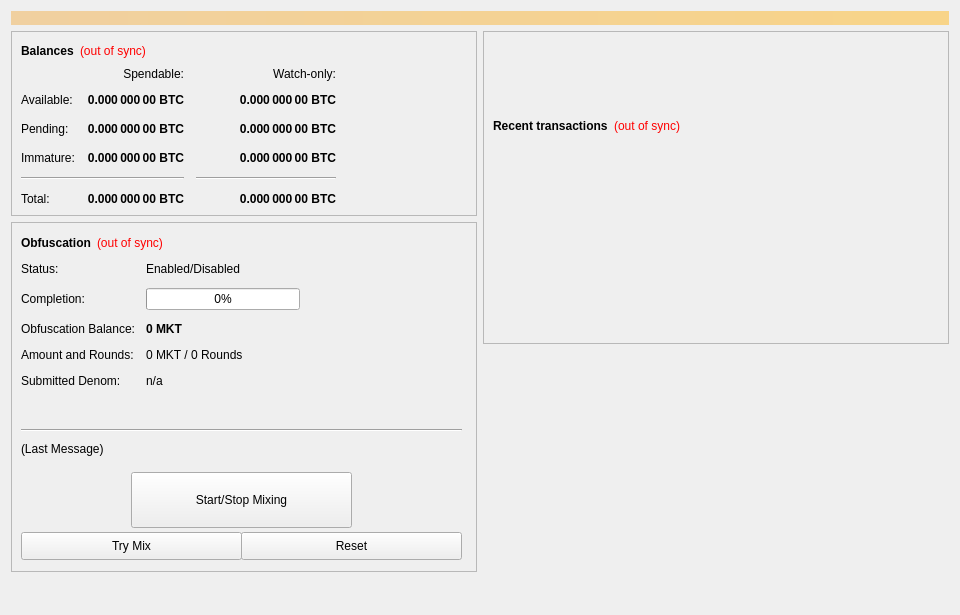
<?xml version="1.0" encoding="UTF-8"?>
<ui version="4.0">
 <class>OverviewPage</class>
 <widget class="QWidget" name="OverviewPage">
  <property name="geometry">
   <rect>
    <x>0</x>
    <y>0</y>
    <width>960</width>
    <height>615</height>
   </rect>
  </property>
  <property name="minimumSize">
   <size>
    <width>960</width>
    <height>0</height>
   </size>
  </property>
  <property name="windowTitle">
   <string>Form</string>
  </property>
  <layout class="QVBoxLayout" name="topLayout">
   <item>
    <widget class="QLabel" name="labelAlerts">
     <property name="visible">
      <bool>false</bool>
     </property>
     <property name="styleSheet">
      <string notr="true">background-color: qlineargradient(x1: 0, y1: 0, x2: 1, y2: 0, stop:0 #F0D0A0, stop:1 #F8D488); color:#000000;</string>
     </property>
     <property name="wordWrap">
      <bool>true</bool>
     </property>
     <property name="margin">
      <number>3</number>
     </property>
    </widget>
   </item>
   <item>
    <layout class="QHBoxLayout" name="horizontalLayout" stretch="1,1">
     <item>
      <layout class="QVBoxLayout" name="verticalLayout_2">
       <item>
        <widget class="QFrame" name="frame">
         <property name="frameShape">
          <enum>QFrame::StyledPanel</enum>
         </property>
         <property name="frameShadow">
          <enum>QFrame::Raised</enum>
         </property>
         <layout class="QVBoxLayout" name="verticalLayout_4">
          <item>
           <layout class="QHBoxLayout" name="horizontalLayout_4">
            <item>
             <widget class="QLabel" name="label_5">
              <property name="font">
               <font>
                <weight>75</weight>
                <bold>true</bold>
               </font>
              </property>
              <property name="text">
               <string>Balances</string>
              </property>
             </widget>
            </item>
            <item>
             <widget class="QLabel" name="labelWalletStatus">
              <property name="cursor">
               <cursorShape>WhatsThisCursor</cursorShape>
              </property>
              <property name="toolTip">
               <string>The displayed information may be out of date. Your wallet automatically synchronizes with the MktCoin network after a connection is established, but this process has not completed yet.</string>
              </property>
              <property name="styleSheet">
               <string notr="true">QLabel { color: red; }</string>
              </property>
              <property name="text">
               <string notr="true">(out of sync)</string>
              </property>
              <property name="alignment">
               <set>Qt::AlignLeading|Qt::AlignLeft|Qt::AlignVCenter</set>
              </property>
             </widget>
            </item>
            <item>
             <spacer name="horizontalSpacer_3">
              <property name="orientation">
               <enum>Qt::Horizontal</enum>
              </property>
              <property name="sizeHint" stdset="0">
               <size>
                <width>40</width>
                <height>20</height>
               </size>
              </property>
             </spacer>
            </item>
           </layout>
          </item>
          <item>
           <layout class="QGridLayout" name="gridLayout">
            <property name="spacing">
             <number>12</number>
            </property>
            <item row="2" column="2">
             <widget class="QLabel" name="labelWatchPending">
              <property name="font">
               <font>
                <weight>75</weight>
                <bold>true</bold>
               </font>
              </property>
              <property name="cursor">
               <cursorShape>IBeamCursor</cursorShape>
              </property>
              <property name="toolTip">
               <string>Unconfirmed transactions to watch-only addresses</string>
              </property>
              <property name="text">
               <string notr="true">0.000 000 00 BTC</string>
              </property>
              <property name="alignment">
               <set>Qt::AlignRight|Qt::AlignTrailing|Qt::AlignVCenter</set>
              </property>
              <property name="textInteractionFlags">
               <set>Qt::LinksAccessibleByMouse|Qt::TextSelectableByKeyboard|Qt::TextSelectableByMouse</set>
              </property>
             </widget>
            </item>
            <item row="2" column="1">
             <widget class="QLabel" name="labelUnconfirmed">
              <property name="font">
               <font>
                <weight>75</weight>
                <bold>true</bold>
               </font>
              </property>
              <property name="cursor">
               <cursorShape>IBeamCursor</cursorShape>
              </property>
              <property name="toolTip">
               <string>Total of transactions that have yet to be confirmed, and do not yet count toward the spendable balance</string>
              </property>
              <property name="text">
               <string notr="true">0.000 000 00 BTC</string>
              </property>
              <property name="alignment">
               <set>Qt::AlignRight|Qt::AlignTrailing|Qt::AlignVCenter</set>
              </property>
              <property name="textInteractionFlags">
               <set>Qt::LinksAccessibleByMouse|Qt::TextSelectableByKeyboard|Qt::TextSelectableByMouse</set>
              </property>
             </widget>
            </item>
            <item row="3" column="2">
             <widget class="QLabel" name="labelWatchImmature">
              <property name="font">
               <font>
                <weight>75</weight>
                <bold>true</bold>
               </font>
              </property>
              <property name="cursor">
               <cursorShape>IBeamCursor</cursorShape>
              </property>
              <property name="toolTip">
               <string>Staked or masternode rewards in watch-only addresses that has not yet matured</string>
              </property>
              <property name="text">
               <string notr="true">0.000 000 00 BTC</string>
              </property>
              <property name="alignment">
               <set>Qt::AlignRight|Qt::AlignTrailing|Qt::AlignVCenter</set>
              </property>
              <property name="textInteractionFlags">
               <set>Qt::LinksAccessibleByMouse|Qt::TextSelectableByKeyboard|Qt::TextSelectableByMouse</set>
              </property>
             </widget>
            </item>
            <item row="4" column="0" colspan="2">
             <widget class="Line" name="lineSpendableBalance">
              <property name="orientation">
               <enum>Qt::Horizontal</enum>
              </property>
             </widget>
            </item>
            <item row="4" column="2">
             <widget class="Line" name="lineWatchBalance">
              <property name="sizePolicy">
               <sizepolicy hsizetype="Preferred" vsizetype="Fixed">
                <horstretch>0</horstretch>
                <verstretch>0</verstretch>
               </sizepolicy>
              </property>
              <property name="minimumSize">
               <size>
                <width>140</width>
                <height>0</height>
               </size>
              </property>
              <property name="orientation">
               <enum>Qt::Horizontal</enum>
              </property>
             </widget>
            </item>
            <item row="5" column="0">
             <widget class="QLabel" name="labelTotalText">
              <property name="text">
               <string>Total:</string>
              </property>
             </widget>
            </item>
            <item row="3" column="1">
             <widget class="QLabel" name="labelImmature">
              <property name="font">
               <font>
                <weight>75</weight>
                <bold>true</bold>
               </font>
              </property>
              <property name="cursor">
               <cursorShape>IBeamCursor</cursorShape>
              </property>
              <property name="toolTip">
               <string>Staked or masternode rewards that has not yet matured</string>
              </property>
              <property name="text">
               <string notr="true">0.000 000 00 BTC</string>
              </property>
              <property name="alignment">
               <set>Qt::AlignRight|Qt::AlignTrailing|Qt::AlignVCenter</set>
              </property>
              <property name="textInteractionFlags">
               <set>Qt::LinksAccessibleByMouse|Qt::TextSelectableByKeyboard|Qt::TextSelectableByMouse</set>
              </property>
             </widget>
            </item>
            <item row="2" column="3">
             <spacer name="horizontalSpacer_2">
              <property name="orientation">
               <enum>Qt::Horizontal</enum>
              </property>
              <property name="sizeHint" stdset="0">
               <size>
                <width>40</width>
                <height>20</height>
               </size>
              </property>
             </spacer>
            </item>
            <item row="3" column="0">
             <widget class="QLabel" name="labelImmatureText">
              <property name="text">
               <string>Immature:</string>
              </property>
             </widget>
            </item>
            <item row="5" column="1">
             <widget class="QLabel" name="labelTotal">
              <property name="font">
               <font>
                <weight>75</weight>
                <bold>true</bold>
               </font>
              </property>
              <property name="cursor">
               <cursorShape>IBeamCursor</cursorShape>
              </property>
              <property name="toolTip">
               <string>Your current total balance</string>
              </property>
              <property name="text">
               <string notr="true">0.000 000 00 BTC</string>
              </property>
              <property name="alignment">
               <set>Qt::AlignRight|Qt::AlignTrailing|Qt::AlignVCenter</set>
              </property>
              <property name="textInteractionFlags">
               <set>Qt::LinksAccessibleByMouse|Qt::TextSelectableByKeyboard|Qt::TextSelectableByMouse</set>
              </property>
             </widget>
            </item>
            <item row="5" column="2">
             <widget class="QLabel" name="labelWatchTotal">
              <property name="font">
               <font>
                <weight>75</weight>
                <bold>true</bold>
               </font>
              </property>
              <property name="cursor">
               <cursorShape>IBeamCursor</cursorShape>
              </property>
              <property name="toolTip">
               <string>Current total balance in watch-only addresses</string>
              </property>
              <property name="text">
               <string notr="true">0.000 000 00 BTC</string>
              </property>
              <property name="alignment">
               <set>Qt::AlignRight|Qt::AlignTrailing|Qt::AlignVCenter</set>
              </property>
              <property name="textInteractionFlags">
               <set>Qt::LinksAccessibleByMouse|Qt::TextSelectableByKeyboard|Qt::TextSelectableByMouse</set>
              </property>
             </widget>
            </item>
            <item row="0" column="2">
             <widget class="QLabel" name="labelWatchonly">
              <property name="text">
               <string>Watch-only:</string>
              </property>
              <property name="alignment">
               <set>Qt::AlignRight|Qt::AlignTrailing|Qt::AlignVCenter</set>
              </property>
             </widget>
            </item>
            <item row="1" column="0">
             <widget class="QLabel" name="labelBalanceText">
              <property name="text">
               <string>Available:</string>
              </property>
             </widget>
            </item>
            <item row="1" column="1">
             <widget class="QLabel" name="labelBalance">
              <property name="font">
               <font>
                <weight>75</weight>
                <bold>true</bold>
               </font>
              </property>
              <property name="cursor">
               <cursorShape>IBeamCursor</cursorShape>
              </property>
              <property name="toolTip">
               <string>Your current spendable balance</string>
              </property>
              <property name="text">
               <string notr="true">0.000 000 00 BTC</string>
              </property>
              <property name="alignment">
               <set>Qt::AlignRight|Qt::AlignTrailing|Qt::AlignVCenter</set>
              </property>
              <property name="textInteractionFlags">
               <set>Qt::LinksAccessibleByMouse|Qt::TextSelectableByKeyboard|Qt::TextSelectableByMouse</set>
              </property>
             </widget>
            </item>
            <item row="1" column="2">
             <widget class="QLabel" name="labelWatchAvailable">
              <property name="font">
               <font>
                <weight>75</weight>
                <bold>true</bold>
               </font>
              </property>
              <property name="cursor">
               <cursorShape>IBeamCursor</cursorShape>
              </property>
              <property name="toolTip">
               <string>Your current balance in watch-only addresses</string>
              </property>
              <property name="text">
               <string notr="true">0.000 000 00 BTC</string>
              </property>
              <property name="alignment">
               <set>Qt::AlignRight|Qt::AlignTrailing|Qt::AlignVCenter</set>
              </property>
              <property name="textInteractionFlags">
               <set>Qt::LinksAccessibleByMouse|Qt::TextSelectableByKeyboard|Qt::TextSelectableByMouse</set>
              </property>
             </widget>
            </item>
            <item row="2" column="0">
             <widget class="QLabel" name="labelPendingText">
              <property name="text">
               <string>Pending:</string>
              </property>
             </widget>
            </item>
            <item row="0" column="1">
             <widget class="QLabel" name="labelSpendable">
              <property name="text">
               <string>Spendable:</string>
              </property>
              <property name="alignment">
               <set>Qt::AlignRight|Qt::AlignTrailing|Qt::AlignVCenter</set>
              </property>
             </widget>
            </item>
           </layout>
          </item>
         </layout>
        </widget>
       </item>
       <item>
        <widget class="QFrame" name="frameObfuscation">
         <property name="minimumSize">
          <size>
           <width>0</width>
           <height>350</height>
          </size>
         </property>
         <property name="layoutDirection">
          <enum>Qt::LeftToRight</enum>
         </property>
         <property name="frameShape">
          <enum>QFrame::StyledPanel</enum>
         </property>
         <property name="frameShadow">
          <enum>QFrame::Raised</enum>
         </property>
         <widget class="QWidget" name="formLayoutWidget">
          <property name="geometry">
           <rect>
            <x>10</x>
            <y>40</y>
            <width>451</width>
            <height>161</height>
           </rect>
          </property>
          <layout class="QFormLayout" name="formLayout">
           <property name="fieldGrowthPolicy">
            <enum>QFormLayout::AllNonFixedFieldsGrow</enum>
           </property>
           <property name="horizontalSpacing">
            <number>11</number>
           </property>
           <property name="verticalSpacing">
            <number>12</number>
           </property>
           <item row="0" column="0">
            <widget class="QLabel" name="label_6">
             <property name="text">
              <string>Status:</string>
             </property>
            </widget>
           </item>
           <item row="1" column="0">
            <widget class="QLabel" name="label_7">
             <property name="text">
              <string>Completion:</string>
             </property>
            </widget>
           </item>
           <item row="1" column="1">
            <widget class="QProgressBar" name="obfuscationProgress">
             <property name="maximumSize">
              <size>
               <width>154</width>
               <height>16777215</height>
              </size>
             </property>
             <property name="value">
              <number>0</number>
             </property>
            </widget>
           </item>
           <item row="2" column="0">
            <widget class="QLabel" name="labelAnonymizedText">
             <property name="text">
              <string>Obfuscation Balance:</string>
             </property>
            </widget>
           </item>
           <item row="2" column="1">
            <widget class="QLabel" name="labelAnonymized">
             <property name="font">
              <font>
               <weight>75</weight>
               <bold>true</bold>
              </font>
             </property>
             <property name="text">
              <string notr="true">0 MKT</string>
             </property>
            </widget>
           </item>
           <item row="3" column="0">
            <widget class="QLabel" name="label_8">
             <property name="text">
              <string>Amount and Rounds:</string>
             </property>
            </widget>
           </item>
           <item row="3" column="1">
            <widget class="QLabel" name="labelAmountRounds">
             <property name="text">
              <string>0 MKT / 0 Rounds</string>
             </property>
            </widget>
           </item>
           <item row="4" column="0">
            <widget class="QLabel" name="label_9">
             <property name="text">
              <string>Submitted Denom:</string>
             </property>
            </widget>
           </item>
           <item row="4" column="1">
            <widget class="QLabel" name="labelSubmittedDenom">
             <property name="toolTip">
              <string>The denominations you submitted to the Masternode.&lt;br&gt;To mix, other users must submit the exact same denominations.</string>
             </property>
             <property name="text">
              <string>n/a</string>
             </property>
            </widget>
           </item>
           <item row="0" column="1">
            <widget class="QLabel" name="obfuscationEnabled">
             <property name="text">
              <string>Enabled/Disabled</string>
             </property>
            </widget>
           </item>
          </layout>
         </widget>
         <widget class="QPushButton" name="runAutoDenom">
          <property name="geometry">
           <rect>
            <x>251</x>
            <y>17</y>
            <width>1</width>
            <height>1</height>
           </rect>
          </property>
          <property name="palette">
           <palette>
            <active>
             <colorrole role="WindowText">
              <brush brushstyle="SolidPattern">
               <color alpha="255">
                <red>0</red>
                <green>0</green>
                <blue>0</blue>
               </color>
              </brush>
             </colorrole>
             <colorrole role="Button">
              <brush brushstyle="SolidPattern">
               <color alpha="255">
                <red>239</red>
                <green>238</green>
                <blue>238</blue>
               </color>
              </brush>
             </colorrole>
             <colorrole role="Light">
              <brush brushstyle="SolidPattern">
               <color alpha="255">
                <red>255</red>
                <green>255</green>
                <blue>255</blue>
               </color>
              </brush>
             </colorrole>
             <colorrole role="Midlight">
              <brush brushstyle="SolidPattern">
               <color alpha="255">
                <red>247</red>
                <green>246</green>
                <blue>246</blue>
               </color>
              </brush>
             </colorrole>
             <colorrole role="Dark">
              <brush brushstyle="SolidPattern">
               <color alpha="255">
                <red>119</red>
                <green>119</green>
                <blue>119</blue>
               </color>
              </brush>
             </colorrole>
             <colorrole role="Mid">
              <brush brushstyle="SolidPattern">
               <color alpha="255">
                <red>159</red>
                <green>159</green>
                <blue>159</blue>
               </color>
              </brush>
             </colorrole>
             <colorrole role="Text">
              <brush brushstyle="SolidPattern">
               <color alpha="255">
                <red>0</red>
                <green>0</green>
                <blue>0</blue>
               </color>
              </brush>
             </colorrole>
             <colorrole role="BrightText">
              <brush brushstyle="SolidPattern">
               <color alpha="255">
                <red>255</red>
                <green>255</green>
                <blue>255</blue>
               </color>
              </brush>
             </colorrole>
             <colorrole role="ButtonText">
              <brush brushstyle="SolidPattern">
               <color alpha="255">
                <red>0</red>
                <green>0</green>
                <blue>0</blue>
               </color>
              </brush>
             </colorrole>
             <colorrole role="Base">
              <brush brushstyle="SolidPattern">
               <color alpha="255">
                <red>255</red>
                <green>255</green>
                <blue>255</blue>
               </color>
              </brush>
             </colorrole>
             <colorrole role="Window">
              <brush brushstyle="SolidPattern">
               <color alpha="255">
                <red>239</red>
                <green>238</green>
                <blue>238</blue>
               </color>
              </brush>
             </colorrole>
             <colorrole role="Shadow">
              <brush brushstyle="SolidPattern">
               <color alpha="255">
                <red>0</red>
                <green>0</green>
                <blue>0</blue>
               </color>
              </brush>
             </colorrole>
             <colorrole role="AlternateBase">
              <brush brushstyle="SolidPattern">
               <color alpha="255">
                <red>247</red>
                <green>246</green>
                <blue>246</blue>
               </color>
              </brush>
             </colorrole>
             <colorrole role="ToolTipBase">
              <brush brushstyle="SolidPattern">
               <color alpha="255">
                <red>255</red>
                <green>255</green>
                <blue>220</blue>
               </color>
              </brush>
             </colorrole>
             <colorrole role="ToolTipText">
              <brush brushstyle="SolidPattern">
               <color alpha="255">
                <red>0</red>
                <green>0</green>
                <blue>0</blue>
               </color>
              </brush>
             </colorrole>
            </active>
            <inactive>
             <colorrole role="WindowText">
              <brush brushstyle="SolidPattern">
               <color alpha="255">
                <red>0</red>
                <green>0</green>
                <blue>0</blue>
               </color>
              </brush>
             </colorrole>
             <colorrole role="Button">
              <brush brushstyle="SolidPattern">
               <color alpha="255">
                <red>239</red>
                <green>238</green>
                <blue>238</blue>
               </color>
              </brush>
             </colorrole>
             <colorrole role="Light">
              <brush brushstyle="SolidPattern">
               <color alpha="255">
                <red>255</red>
                <green>255</green>
                <blue>255</blue>
               </color>
              </brush>
             </colorrole>
             <colorrole role="Midlight">
              <brush brushstyle="SolidPattern">
               <color alpha="255">
                <red>247</red>
                <green>246</green>
                <blue>246</blue>
               </color>
              </brush>
             </colorrole>
             <colorrole role="Dark">
              <brush brushstyle="SolidPattern">
               <color alpha="255">
                <red>119</red>
                <green>119</green>
                <blue>119</blue>
               </color>
              </brush>
             </colorrole>
             <colorrole role="Mid">
              <brush brushstyle="SolidPattern">
               <color alpha="255">
                <red>159</red>
                <green>159</green>
                <blue>159</blue>
               </color>
              </brush>
             </colorrole>
             <colorrole role="Text">
              <brush brushstyle="SolidPattern">
               <color alpha="255">
                <red>0</red>
                <green>0</green>
                <blue>0</blue>
               </color>
              </brush>
             </colorrole>
             <colorrole role="BrightText">
              <brush brushstyle="SolidPattern">
               <color alpha="255">
                <red>255</red>
                <green>255</green>
                <blue>255</blue>
               </color>
              </brush>
             </colorrole>
             <colorrole role="ButtonText">
              <brush brushstyle="SolidPattern">
               <color alpha="255">
                <red>0</red>
                <green>0</green>
                <blue>0</blue>
               </color>
              </brush>
             </colorrole>
             <colorrole role="Base">
              <brush brushstyle="SolidPattern">
               <color alpha="255">
                <red>255</red>
                <green>255</green>
                <blue>255</blue>
               </color>
              </brush>
             </colorrole>
             <colorrole role="Window">
              <brush brushstyle="SolidPattern">
               <color alpha="255">
                <red>239</red>
                <green>238</green>
                <blue>238</blue>
               </color>
              </brush>
             </colorrole>
             <colorrole role="Shadow">
              <brush brushstyle="SolidPattern">
               <color alpha="255">
                <red>0</red>
                <green>0</green>
                <blue>0</blue>
               </color>
              </brush>
             </colorrole>
             <colorrole role="AlternateBase">
              <brush brushstyle="SolidPattern">
               <color alpha="255">
                <red>247</red>
                <green>246</green>
                <blue>246</blue>
               </color>
              </brush>
             </colorrole>
             <colorrole role="ToolTipBase">
              <brush brushstyle="SolidPattern">
               <color alpha="255">
                <red>255</red>
                <green>255</green>
                <blue>220</blue>
               </color>
              </brush>
             </colorrole>
             <colorrole role="ToolTipText">
              <brush brushstyle="SolidPattern">
               <color alpha="255">
                <red>0</red>
                <green>0</green>
                <blue>0</blue>
               </color>
              </brush>
             </colorrole>
            </inactive>
            <disabled>
             <colorrole role="WindowText">
              <brush brushstyle="SolidPattern">
               <color alpha="255">
                <red>119</red>
                <green>119</green>
                <blue>119</blue>
               </color>
              </brush>
             </colorrole>
             <colorrole role="Button">
              <brush brushstyle="SolidPattern">
               <color alpha="255">
                <red>239</red>
                <green>238</green>
                <blue>238</blue>
               </color>
              </brush>
             </colorrole>
             <colorrole role="Light">
              <brush brushstyle="SolidPattern">
               <color alpha="255">
                <red>255</red>
                <green>255</green>
                <blue>255</blue>
               </color>
              </brush>
             </colorrole>
             <colorrole role="Midlight">
              <brush brushstyle="SolidPattern">
               <color alpha="255">
                <red>247</red>
                <green>246</green>
                <blue>246</blue>
               </color>
              </brush>
             </colorrole>
             <colorrole role="Dark">
              <brush brushstyle="SolidPattern">
               <color alpha="255">
                <red>119</red>
                <green>119</green>
                <blue>119</blue>
               </color>
              </brush>
             </colorrole>
             <colorrole role="Mid">
              <brush brushstyle="SolidPattern">
               <color alpha="255">
                <red>159</red>
                <green>159</green>
                <blue>159</blue>
               </color>
              </brush>
             </colorrole>
             <colorrole role="Text">
              <brush brushstyle="SolidPattern">
               <color alpha="255">
                <red>119</red>
                <green>119</green>
                <blue>119</blue>
               </color>
              </brush>
             </colorrole>
             <colorrole role="BrightText">
              <brush brushstyle="SolidPattern">
               <color alpha="255">
                <red>255</red>
                <green>255</green>
                <blue>255</blue>
               </color>
              </brush>
             </colorrole>
             <colorrole role="ButtonText">
              <brush brushstyle="SolidPattern">
               <color alpha="255">
                <red>119</red>
                <green>119</green>
                <blue>119</blue>
               </color>
              </brush>
             </colorrole>
             <colorrole role="Base">
              <brush brushstyle="SolidPattern">
               <color alpha="255">
                <red>239</red>
                <green>238</green>
                <blue>238</blue>
               </color>
              </brush>
             </colorrole>
             <colorrole role="Window">
              <brush brushstyle="SolidPattern">
               <color alpha="255">
                <red>239</red>
                <green>238</green>
                <blue>238</blue>
               </color>
              </brush>
             </colorrole>
             <colorrole role="Shadow">
              <brush brushstyle="SolidPattern">
               <color alpha="255">
                <red>0</red>
                <green>0</green>
                <blue>0</blue>
               </color>
              </brush>
             </colorrole>
             <colorrole role="AlternateBase">
              <brush brushstyle="SolidPattern">
               <color alpha="255">
                <red>239</red>
                <green>238</green>
                <blue>238</blue>
               </color>
              </brush>
             </colorrole>
             <colorrole role="ToolTipBase">
              <brush brushstyle="SolidPattern">
               <color alpha="255">
                <red>255</red>
                <green>255</green>
                <blue>220</blue>
               </color>
              </brush>
             </colorrole>
             <colorrole role="ToolTipText">
              <brush brushstyle="SolidPattern">
               <color alpha="255">
                <red>0</red>
                <green>0</green>
                <blue>0</blue>
               </color>
              </brush>
             </colorrole>
            </disabled>
           </palette>
          </property>
          <property name="focusPolicy">
           <enum>Qt::NoFocus</enum>
          </property>
          <property name="autoFillBackground">
           <bool>true</bool>
          </property>
          <property name="text">
           <string/>
          </property>
          <property name="flat">
           <bool>true</bool>
          </property>
         </widget>
         <widget class="QPushButton" name="toggleObfuscation">
          <property name="geometry">
           <rect>
            <x>120</x>
            <y>250</y>
            <width>221</width>
            <height>56</height>
           </rect>
          </property>
          <property name="sizePolicy">
           <sizepolicy hsizetype="MinimumExpanding" vsizetype="Fixed">
            <horstretch>0</horstretch>
            <verstretch>0</verstretch>
           </sizepolicy>
          </property>
          <property name="text">
           <string>Start/Stop Mixing</string>
          </property>
         </widget>
         <widget class="Line" name="lineLastMessage">
          <property name="geometry">
           <rect>
            <x>10</x>
            <y>200</y>
            <width>441</width>
            <height>16</height>
           </rect>
          </property>
          <property name="orientation">
           <enum>Qt::Horizontal</enum>
          </property>
         </widget>
         <widget class="QLabel" name="obfuscationStatus">
          <property name="geometry">
           <rect>
            <x>10</x>
            <y>220</y>
            <width>451</width>
            <height>61</height>
           </rect>
          </property>
          <property name="minimumSize">
           <size>
            <width>288</width>
            <height>43</height>
           </size>
          </property>
          <property name="text">
           <string>(Last Message)</string>
          </property>
          <property name="alignment">
           <set>Qt::AlignLeading|Qt::AlignLeft|Qt::AlignTop</set>
          </property>
          <property name="wordWrap">
           <bool>true</bool>
          </property>
         </widget>
         <widget class="QPushButton" name="obfuscationAuto">
          <property name="geometry">
           <rect>
            <x>10</x>
            <y>310</y>
            <width>221</width>
            <height>28</height>
           </rect>
          </property>
          <property name="sizePolicy">
           <sizepolicy hsizetype="MinimumExpanding" vsizetype="Fixed">
            <horstretch>0</horstretch>
            <verstretch>0</verstretch>
           </sizepolicy>
          </property>
          <property name="toolTip">
           <string>Try to manually submit a Obfuscation request.</string>
          </property>
          <property name="text">
           <string>Try Mix</string>
          </property>
         </widget>
         <widget class="QPushButton" name="obfuscationReset">
          <property name="geometry">
           <rect>
            <x>230</x>
            <y>310</y>
            <width>221</width>
            <height>28</height>
           </rect>
          </property>
          <property name="sizePolicy">
           <sizepolicy hsizetype="MinimumExpanding" vsizetype="Fixed">
            <horstretch>0</horstretch>
            <verstretch>0</verstretch>
           </sizepolicy>
          </property>
          <property name="toolTip">
           <string>Reset the current status of Obfuscation (can interrupt Obfuscation if it's in the process of Mixing, which can cost you money!)</string>
          </property>
          <property name="autoFillBackground">
           <bool>false</bool>
          </property>
          <property name="text">
           <string>Reset</string>
          </property>
         </widget>
         <widget class="QWidget" name="layoutWidget">
          <property name="geometry">
           <rect>
            <x>10</x>
            <y>10</y>
            <width>431</width>
            <height>22</height>
           </rect>
          </property>
          <layout class="QHBoxLayout" name="horizontalLayout_5">
           <item>
            <widget class="QLabel" name="label_2">
             <property name="font">
              <font>
               <weight>75</weight>
               <bold>true</bold>
              </font>
             </property>
             <property name="text">
              <string>Obfuscation</string>
             </property>
            </widget>
           </item>
           <item>
            <widget class="QLabel" name="labelObfuscationSyncStatus">
             <property name="toolTip">
              <string>The displayed information may be out of date. Your wallet automatically synchronizes with the MktCoin network after a connection is established, but this process has not completed yet.</string>
             </property>
             <property name="styleSheet">
              <string notr="true">QLabel { color: red; }</string>
             </property>
             <property name="text">
              <string notr="true">(out of sync)</string>
             </property>
             <property name="alignment">
              <set>Qt::AlignLeading|Qt::AlignLeft|Qt::AlignVCenter</set>
             </property>
            </widget>
           </item>
           <item>
            <spacer name="horizontalSpacer_4">
             <property name="orientation">
              <enum>Qt::Horizontal</enum>
             </property>
             <property name="sizeHint" stdset="0">
              <size>
               <width>40</width>
               <height>20</height>
              </size>
             </property>
            </spacer>
           </item>
          </layout>
         </widget>
        </widget>
       </item>
       <item>
        <spacer name="verticalSpacer">
         <property name="orientation">
          <enum>Qt::Vertical</enum>
         </property>
         <property name="sizeHint" stdset="0">
          <size>
           <width>20</width>
           <height>40</height>
          </size>
         </property>
        </spacer>
       </item>
      </layout>
     </item>
     <item>
      <layout class="QVBoxLayout" name="verticalLayout_3">
       <item>
        <widget class="QFrame" name="frame_2">
         <property name="frameShape">
          <enum>QFrame::StyledPanel</enum>
         </property>
         <property name="frameShadow">
          <enum>QFrame::Raised</enum>
         </property>
         <layout class="QVBoxLayout" name="verticalLayout">
          <item>
           <spacer name="verticalSpacer_3">
            <property name="orientation">
             <enum>Qt::Vertical</enum>
            </property>
            <property name="sizeType">
             <enum>QSizePolicy::Fixed</enum>
            </property>
            <property name="sizeHint" stdset="0">
             <size>
              <width>20</width>
              <height>75</height>
             </size>
            </property>
           </spacer>
          </item>
          <item>
           <layout class="QHBoxLayout" name="horizontalLayout_2">
            <item>
             <widget class="QLabel" name="label_4">
              <property name="font">
               <font>
                <weight>75</weight>
                <bold>true</bold>
               </font>
              </property>
              <property name="text">
               <string>Recent transactions</string>
              </property>
             </widget>
            </item>
            <item>
             <widget class="QLabel" name="labelTransactionsStatus">
              <property name="cursor">
               <cursorShape>WhatsThisCursor</cursorShape>
              </property>
              <property name="toolTip">
               <string>The displayed information may be out of date. Your wallet automatically synchronizes with the MktCoin network after a connection is established, but this process has not completed yet.</string>
              </property>
              <property name="styleSheet">
               <string notr="true">QLabel { color: red; }</string>
              </property>
              <property name="text">
               <string notr="true">(out of sync)</string>
              </property>
              <property name="alignment">
               <set>Qt::AlignRight|Qt::AlignTrailing|Qt::AlignVCenter</set>
              </property>
             </widget>
            </item>
            <item>
             <spacer name="horizontalSpacer">
              <property name="orientation">
               <enum>Qt::Horizontal</enum>
              </property>
              <property name="sizeHint" stdset="0">
               <size>
                <width>40</width>
                <height>20</height>
               </size>
              </property>
             </spacer>
            </item>
           </layout>
          </item>
          <item>
           <widget class="QListView" name="listTransactions">
            <property name="styleSheet">
             <string notr="true">QListView { background: transparent; }</string>
            </property>
            <property name="frameShape">
             <enum>QFrame::NoFrame</enum>
            </property>
            <property name="verticalScrollBarPolicy">
             <enum>Qt::ScrollBarAlwaysOff</enum>
            </property>
            <property name="horizontalScrollBarPolicy">
             <enum>Qt::ScrollBarAlwaysOff</enum>
            </property>
            <property name="selectionMode">
             <enum>QAbstractItemView::NoSelection</enum>
            </property>
           </widget>
          </item>
         </layout>
        </widget>
       </item>
       <item>
        <spacer name="verticalSpacer_2">
         <property name="orientation">
          <enum>Qt::Vertical</enum>
         </property>
         <property name="sizeType">
          <enum>QSizePolicy::Expanding</enum>
         </property>
         <property name="sizeHint" stdset="0">
          <size>
           <width>20</width>
           <height>40</height>
          </size>
         </property>
        </spacer>
       </item>
      </layout>
     </item>
    </layout>
   </item>
  </layout>
 </widget>
 <resources/>
 <connections/>
</ui>
